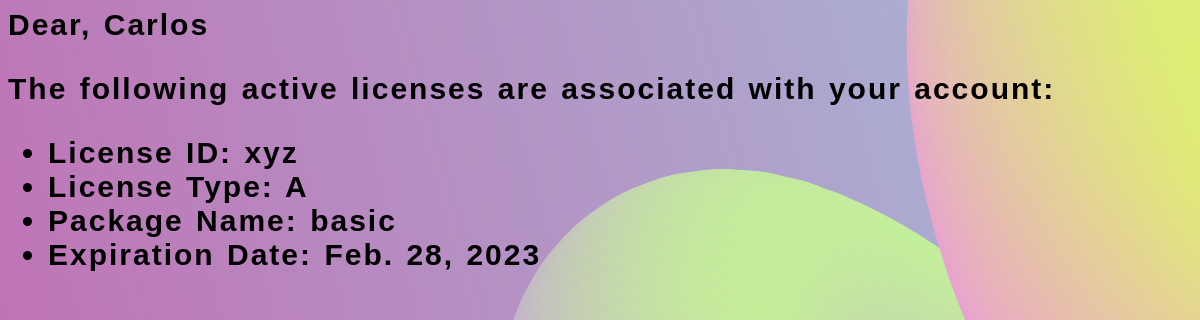
The page /licenses/1/ on the database as committed earlier.
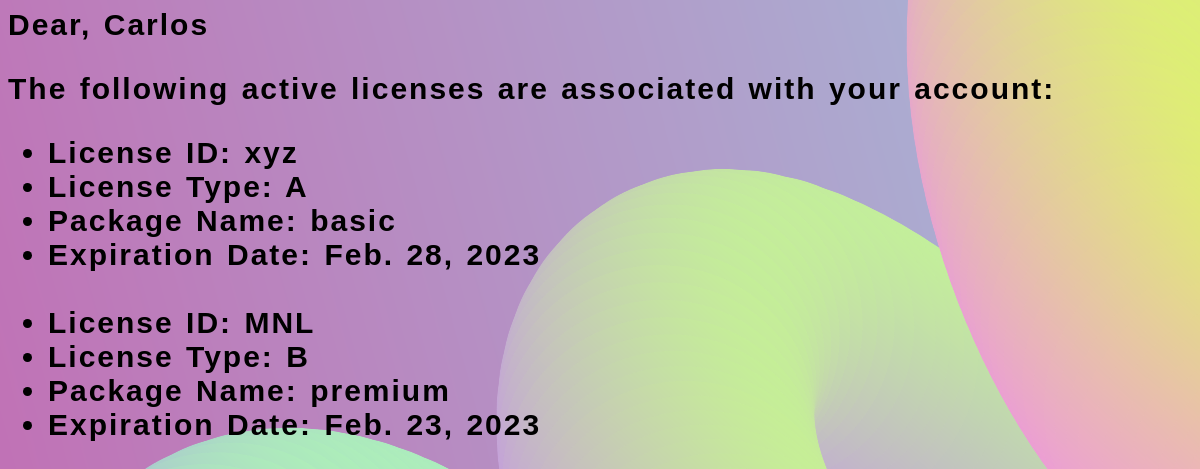
The same page on the database as committed later.
### licenses/models.py (models this page shows, shortened)
class Client(models.Model):
    name = models.CharField(max_length=255)
    email = models.EmailField()

class License(models.Model):
    client = models.ForeignKey(
        Client, on_delete=models.CASCADE, related_name='licenses'
    )
    license_id = models.CharField(max_length=255)
    license_type = models.CharField(max_length=255)
    package_name = models.CharField(max_length=255)
    expiration_date = models.DateField()
    def is_expired(self):
        if self.expiration_date > timezone.now().date():
            return False
        else:
            return True

### licenses/views.py (the view)
# urls.py: path('<int:client_id>/', views.client, name='client'),
def client(request, client_id):
    client = Client.objects.get(pk=client_id)
    licenses = client.licenses.all()
    active_licenses = []
    for l in licenses:
        if(l.is_expired()==False):
            active_licenses.append(l)
    context = {
        'client': client,
        'licenses': active_licenses,
    }
    return render(request, 'licenses/active_licenses.html', context)

### licenses/templates/licenses/active_licenses.html
{% load static %}
<link rel="stylesheet" href="{% static 'licenses/style.css' %}">
{% if licenses %}
<p>Dear, {{ client.name }}</p>
<p>The following active licenses are associated with your account:</p>
<ul>
{% for license in licenses %}
    <li>License ID: {{ license.license_id }}</li>
    <li>License Type: {{ license.license_type }}</li>
    <li>Package Name: {{ license.package_name }}</li>
    <li>Expiration Date: {{ license.expiration_date }}</li>
    <br>
{% endfor %}
</ul>
{% else %}
    <p>There is no active license for this client.</p>
{% endif %}

Rows that differ between the two databases and show on the page:
added License: license_id "MNL", license_type "B", package_name "premium", expiration_date "Feb. 23, 2023"
